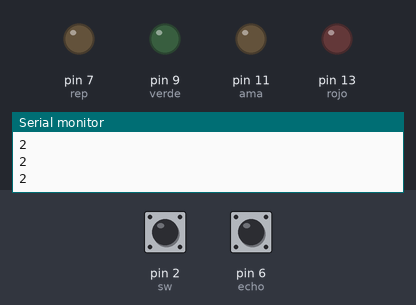
The sketch below on a simulated Arduino Uno, built with avr-gcc and run on an emulated ATmega328P. On the bench: output pins drawn as LEDs (lit = HIGH), the last lines printed to the serial monitor. The test bench sets the inputs (shaded band); at power-on: pin 2 (sw) LOW, pin 6 (echo) LOW.

Above: at 2.8 s.
2.9 s: pin 2 (sw) pulled HIGH for 1.2 s
At 3.8 s:
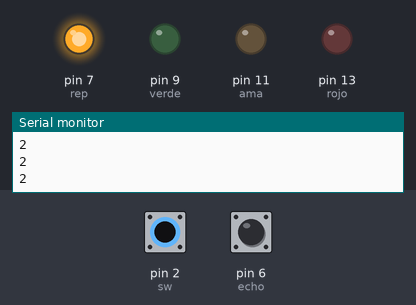
At 4.9 s:
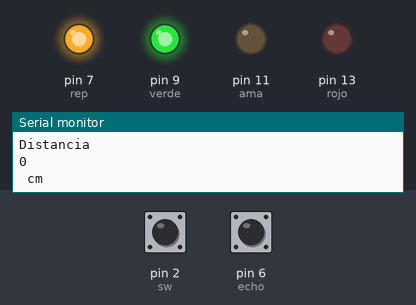
5.6 s: pin 6 (echo) pulsed HIGH 2 times (0.12 s each, 0.3 s apart)
At 6.9 s:
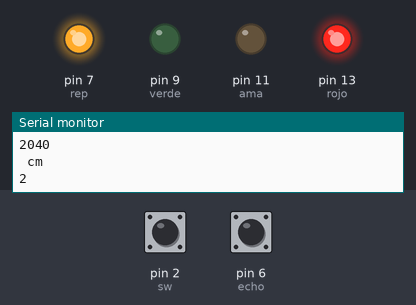
Timing chart, 0 to 9.2 s (numbered marks = the images above; inputs shaded):
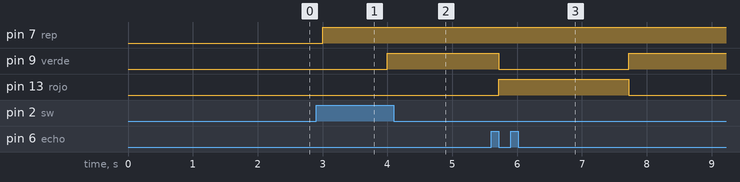

The sketch:

sensorultra.ino
```cpp
long distancia;
long tiempo;

int rojo = 13;
int ama = 11;
int verde = 9;

int sw = 2;
int val;

bool state = false;

int echo = 6;
int rep = 7;

void setup(){
  Serial.begin(9600);
  pinMode(rep, OUTPUT);
  pinMode(echo, INPUT);
  pinMode(verde, OUTPUT);
  pinMode(ama, OUTPUT);
  pinMode(rojo, OUTPUT);
  pinMode(sw, INPUT);
}

void loop(){
  val = digitalRead(sw);
  Serial.println(sw);
  if (val == HIGH)
    state=true;

  if(state){
    digitalWrite(rep,LOW);
    delayMicroseconds(5);
    digitalWrite(rep, HIGH);
    delayMicroseconds(10);
    tiempo=pulseIn(echo, HIGH);
    distancia= int(0.017*tiempo);

    if(distancia<15){
      digitalWrite(verde,HIGH);
      digitalWrite(ama,LOW);
      digitalWrite(rojo,LOW);
    }else if(distancia <30){
      digitalWrite(ama,HIGH);
      digitalWrite(verde,LOW);
      digitalWrite(rojo,LOW);
    }else{
      digitalWrite(rojo,HIGH);
      digitalWrite(verde,LOW);
      digitalWrite(ama,LOW);
    }
    Serial.println("Distancia ");
    Serial.println(distancia);
    Serial.println(" cm");
  }
  delay(1000);
}
```

Measured:
- after the input at 2.9 s, pin 7 (rep): LOW → HIGH after 0.10 s; pin 9 (verde): LOW → HIGH after 1.1 s
- after the input at 5.6 s, pin 9 (verde): HIGH → LOW after 0.12 s, → HIGH 2.0 s later; pin 13 (rojo): LOW → HIGH after 0.12 s, → LOW 2.0 s later
